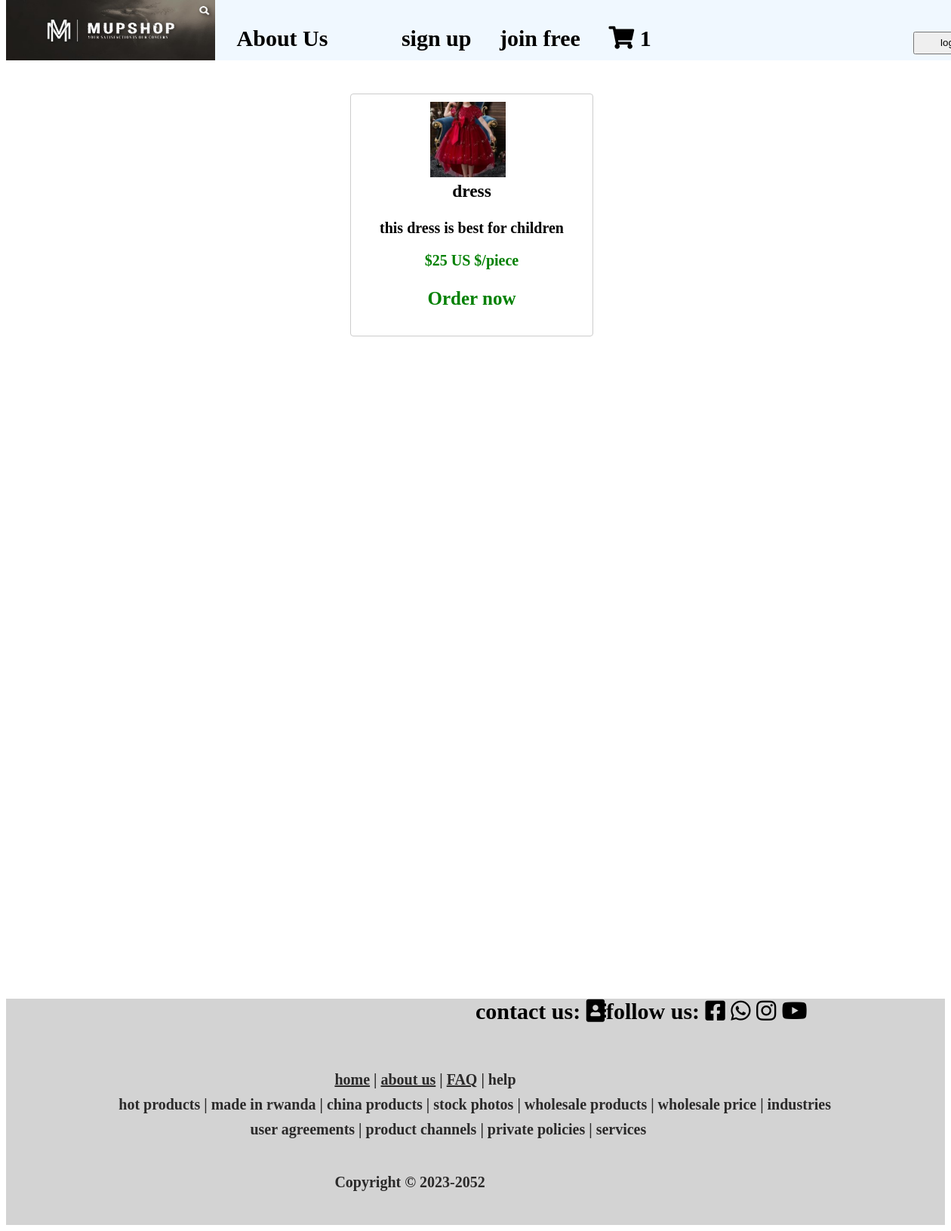
The page /clothes.php on the database its author committed.
### tables this page shows
CREATE TABLE `products` (
  `product_id` int(11) NOT NULL,
  `product_name` varchar(255) DEFAULT NULL,
  `product_category` varchar(255) DEFAULT NULL,
  `file_name` varchar(255) DEFAULT NULL,
  `description` text DEFAULT NULL,
  `price` varchar(255) DEFAULT NULL,
  `quantity` varchar(255) DEFAULT NULL,
  `date` date DEFAULT NULL,
  `status` varchar(255) DEFAULT NULL
);

### clothes.php (the view, shortened to what this page needs)
<!DOCTYPE html>
<html>
    <head>
        <link rel="stylesheet" href="https://cdnjs.cloudflare.com/ajax/libs/font-awesome/4.7.0/css/font-awesome.min.css">
        <link rel="stylesheet" href="https://cdnjs.cloudflare.com/ajax/libs/font-awesome/5.15.4/css/all.min.css">
    </head>
    <body>
    <div class="navbar">
            <div class="logo"><img src="images/logo1.jpg" height="80px" width="55%">
            </div>
            <div class="hhh">
                    <b style="font-size: 30px;"><br>&nbsp &nbsp
                    <a style="text-decoration: none; color: black;" href="about.php">About Us</a> &nbsp &nbsp &nbsp &nbsp &nbsp &nbsp
                        <a style="text-decoration: none; color: black;" href="signup.php">sign up</a> &nbsp &nbsp
                        <a style="text-decoration: none; color: black;" href="login.php">join free</a> &nbsp &nbsp
                        <i class="fas fa-shopping-cart" id="rejected-products">
                        <?php
$servername = "localhost";
$username = "root";
$password = "";
$dbname = "online shop";
$conn = new mysqli($servername, $username, $password, $dbname);
$sql = "SELECT COUNT(*) AS approved_product_count FROM approved_orders";
$result = $conn->query($sql);
if ($result->num_rows > 0) {
    $row = $result->fetch_assoc();
    $approvedProductCount = $row["approved_product_count"];
} else {
    $approvedProductCount = 0;
}
echo $approvedProductCount;
?>
                        </i>
                        <a href="admin login.php"><button style="height: 30px; width: 100px; margin-left: 340px;">login</button></a>
            </div>
            <h1>
            <div class="card-container">
            <?php
$database_name = "online shop";
$server_name = "localhost";
$user_name = "root";
$password = "";
$conn = new mysqli($server_name, $user_name, $password, $database_name);
$stmt = $conn->prepare("SELECT file_name, product_name, product_category, description, price FROM products WHERE product_category='clothes'");
$stmt->execute();
$stmt->bind_result($file_name, $product_name, $product_category, $product_description, $product_price);
while ($stmt->fetch()) {
    echo '
    <div class="card">
    <img src="images/' . $file_name . '" alt="Product Image">
    <div class="card-details">
        <h3>' . $product_name . '</h3>
        <p>' . $product_description . '</p>
        <p style="color: green;" class="price">$' . $product_price . '</p>
        <a style="text-decoration: none; color: green; font-size: 25px;" href="buy.php"><p>Order now</p></a>
    </div>
</div>
    ';
}
?>
</div>
</div>
<div class="footer">
                <div class="footerbar">
                    <div style="margin-left: 50%;">contact us: <i class="fas fa-address-book"></i></div>
                    <div>follow us: <i class="fab fa-facebook-square"></i> <i class="fab fa-whatsapp"></i>
                        <i class="fab fa-instagram"></i> <i class="fab fa-youtube"></i></div>
                   </div>
                   <div class="help">
                   <p> <a style="color: rgb(43, 42, 42);" href="cards.php">home</a> |
                    <a style="color: rgb(43, 42, 42);" href="about.php">about us</a> |
                    <a style="color: rgb(43, 42, 42);" href="faq.php">FAQ</a> | help</p>
                   </div>
                   <div class="factory">
                    <p>hot products | made in rwanda | china products | stock photos | wholesale products | wholesale price | industries </p>
                    </div>
                    <div class="privacy">
                        <p>user agreements | product channels | private policies | services</p>
                        </div>
                        <div class="Copyright">
                            <p> Copyright © 2023-2052</p>
                            </div>
               </div>
            </body>
            </html>

### clothes.php (style rules this page uses)
.navbar { margin-top: -10%; height: 80px; width: 100%; background-color: aliceblue; }
.hhh b { margin-top: 0%; height: 80px; width: 100%; position: fixed; background-color: aliceblue; margin-left: 22%; }
.logo { position: fixed; height: 80px; width: 40%; float: left; }
.navbar h1 { text-align: center; margin-top: 10%; }
.card { height: auto; width: 300px; background-color: red; border-radius: 12px; display:inline-block; margin-top: 10%; margin-left: 0%; margin-right: 5%; padding: 20px; font-size: 20px; }
.card { border: 1px solid #ccc; border-radius: 4px; padding: 10px; margin-bottom: 10px; background-color: white; width: 300px; display: inline-block; vertical-align: top; margin-right: 10px; }
.card img { width: 100px; height: 100px; object-fit: cover; margin-right: 10px; }
.card-details { flex: 1; }
.card h3 { margin-top: 0; }
.price { font-weight: bold; }
.footer { background-color: lightgray; height: 300px; margin-top: 100%; width: 100%; }
.footer .footerbar { display: flex; text-align: center; }
.help { color: rgb(43, 42, 42); width: 500px; height: 50px; margin-top: 5%; margin-left: 35%; font-size: 20px; }
.factory { color: rgb(43, 42, 42); width: 1100px; height: 50px; margin-left: 12%; margin-top: -3%; font-size: 20px; }
.privacy { color: rgb(43, 42, 42); font-size: 20px; width: 550px; height: 50px; margin-left: 26%; margin-top: -3%; }
.Copyright { color: rgb(43, 42, 42); width: 500px; height: 50px; margin-left: 35%; margin-top: 0%; font-size: 20px; }

### rows shown on the page
products: file_name (picture), product_name "dress", description "this dress is best for children", price "25 US $/piece"

### other values the page prints
$approvedProductCount "1"
